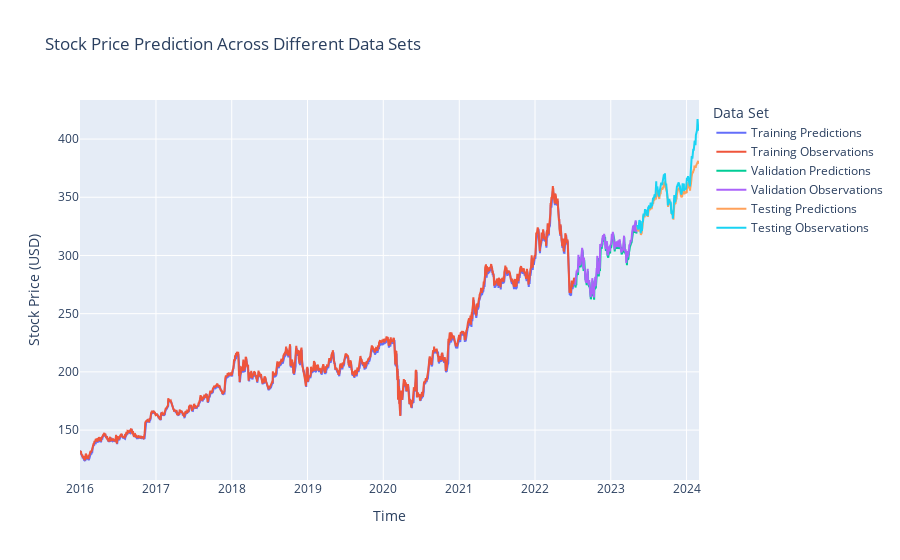

Source (notebook cell):
### Markdown cell above
## All the data together

### Code cell
# Matplotlib

plt.plot(dates_train, train_predictions)
plt.plot(dates_train, y_train)
plt.plot(dates_val, val_predictions)
plt.plot(dates_val, y_val)
plt.plot(dates_test, test_predictions)
plt.plot(dates_test, y_test)
plt.legend(['Training Predictions', 
            'Training Observations',
            'Validation Predictions', 
            'Validation Observations',
            'Testing Predictions', 
            'Testing Observations'])
plt.title("Stock Price Prediction Across Different Data Sets")
plt.xlabel("Time (year)")
plt.ylabel("Stock price (USD)")
plt.show()

#Plotly

# Traces for each series
trace1 = go.Scatter(x=dates_train, y=train_predictions, mode='lines', name='Training Predictions')
trace2 = go.Scatter(x=dates_train, y=y_train, mode='lines', name='Training Observations')
trace3 = go.Scatter(x=dates_val, y=val_predictions, mode='lines', name='Validation Predictions')
trace4 = go.Scatter(x=dates_val, y=y_val, mode='lines', name='Validation Observations')
trace5 = go.Scatter(x=dates_test, y=test_predictions, mode='lines', name='Testing Predictions')
trace6 = go.Scatter(x=dates_test, y=y_test, mode='lines', name='Testing Observations')

# Figure and add all traces
fig = go.Figure()
fig.add_trace(trace1)
fig.add_trace(trace2)
fig.add_trace(trace3)
fig.add_trace(trace4)
fig.add_trace(trace5)
fig.add_trace(trace6)

# Layout with titles and axis labels
fig.update_layout(title='Stock Price Prediction Across Different Data Sets',
                  xaxis_title='Time',
                  yaxis_title='Stock Price (USD)',
                  legend_title='Data Set')

# Show plot
fig.show()

### Figure 1 — Plotly figure (JSON) as saved in the notebook; plotly's stock layout.template omitted (floating-point values rounded to 4 significant figures; data arrays with more than 128 entries replaced by an {"elided": "..."} marker saying what was removed)
{"data": [{"mode": "lines", "name": "Training Predictions", "type": "scatter", "x": {"elided": "1643 str values"}, "y": {"elided": "1643 float values"}}, {"mode": "lines", "name": "Training Observations", "type": "scatter", "x": {"elided": "1643 str values"}, "y": {"elided": "1643 float values"}}, {"mode": "lines", "name": "Validation Predictions", "type": "scatter", "x": {"elided": "205 str values"}, "y": {"elided": "205 float values"}}, {"mode": "lines", "name": "Validation Observations", "type": "scatter", "x": {"elided": "205 str values"}, "y": {"elided": "205 float values"}}, {"mode": "lines", "name": "Testing Predictions", "type": "scatter", "x": {"elided": "206 str values"}, "y": {"elided": "206 float values"}}, {"mode": "lines", "name": "Testing Observations", "type": "scatter", "x": {"elided": "206 str values"}, "y": {"elided": "206 float values"}}], "layout": {"legend": {"title": {"text": "Data Set"}}, "title": {"text": "Stock Price Prediction Across Different Data Sets"}, "xaxis": {"title": {"text": "Time"}}, "yaxis": {"title": {"text": "Stock Price (USD)"}}}}
